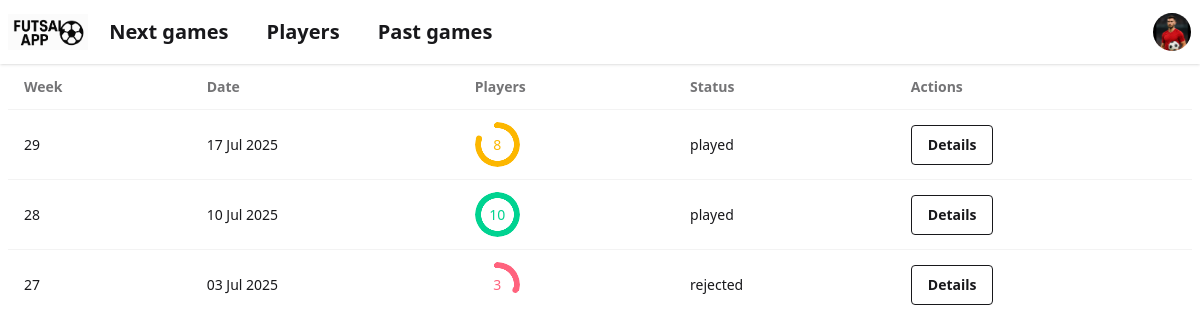
The page /games/past/ on the database its author committed.
### games/models.py (models this page shows, shortened)
class Game(models.Model):
    when = models.DateField()
    status = models.CharField(max_length=100, default='planned')
    description = models.TextField(null=True)
    slot_1 = models.IntegerField(null=True)
    slot_2 = models.IntegerField(null=True)
    slot_3 = models.IntegerField(null=True)
    slot_4 = models.IntegerField(null=True)
    slot_5 = models.IntegerField(null=True)
    slot_6 = models.IntegerField(null=True)
    slot_7 = models.IntegerField(null=True)
    slot_8 = models.IntegerField(null=True)
    slot_9 = models.IntegerField(null=True)
    slot_10 = models.IntegerField(null=True)
    def number_of_occupied_slots(self):
        slots = [
            self.slot_1, self.slot_2, self.slot_3, self.slot_4, self.slot_5,
            self.slot_6, self.slot_7, self.slot_8, self.slot_9, self.slot_10
        ]
        sum = 0
        for slot in slots:
            if slot not in (None, 0):
                sum += 1
        return sum

### games/views.py (the view)
# urls.py: path('past/', views.past_games, name='past_games_url'),
def past_games(request):
    found_games = Game.objects.filter(when__lt=datetime.today()).order_by('-when').all()
    return render(request, 'games/past_games.html', {'games': found_games})

### games/templates/games/past_games.html (shortened to what this page needs)
{% extends 'index.html' %}
{% block content %}
    <table class="table">
        <thead>
        <tr>
            <th>Week</th>
            <th>Date</th>
            <th>Players</th>
            <th>Status</th>
            <th>Actions</th>
        </tr>
        </thead>
        <tbody>
        {% for game in games %}
            <tr>
                <td>{{ game.when|date:'W' }}</td>
                <td>{{ game.when|date:'d M Y' }}</td>
                <td>
                    {%  if game.number_of_occupied_slots == 10 %}
                        <div class="radial-progress text-success" style="--size:45px; --thickness: 0.4rem; --value:{{ game.number_of_occupied_slots }}*10;" aria-valuenow="{{ game.number_of_occupied_slots }}" role="progressbar">{{ game.number_of_occupied_slots }}</div>
                    {%  endif %}
                    {%  if game.number_of_occupied_slots == 8 %}
                        <div class="radial-progress text-warning" style="--size:45px; --thickness: 0.4rem; --value:{{ game.number_of_occupied_slots }}*10;" aria-valuenow="{{ game.number_of_occupied_slots }}" role="progressbar">{{ game.number_of_occupied_slots }}</div>
                    {%  endif %}
                    {%  if game.number_of_occupied_slots <= 7 %}
                        <div class="radial-progress text-error" style="--size:45px; --thickness: 0.4rem; --value:{{ game.number_of_occupied_slots }}*10;" aria-valuenow="{{ game.number_of_occupied_slots }}" role="progressbar">{{ game.number_of_occupied_slots }}</div>
                    {%  endif %}
                </td>
                <td>{{ game.status }}</td>
                <td><a href="{% url 'game_details_url' game_id=game.id %}" class="btn btn-outline">Details</a></td>
            </tr>
        {% endfor %}
        </tbody>
    </table>
{% endblock content %}

### rows shown on the page
Game: when "29", when "17 Jul 2025", number_of_occupied_slots "8", status "played"
Game: when "28", when "10 Jul 2025", number_of_occupied_slots "10", status "played"
Game: when "27", when "03 Jul 2025", number_of_occupied_slots "3", status "rejected"
